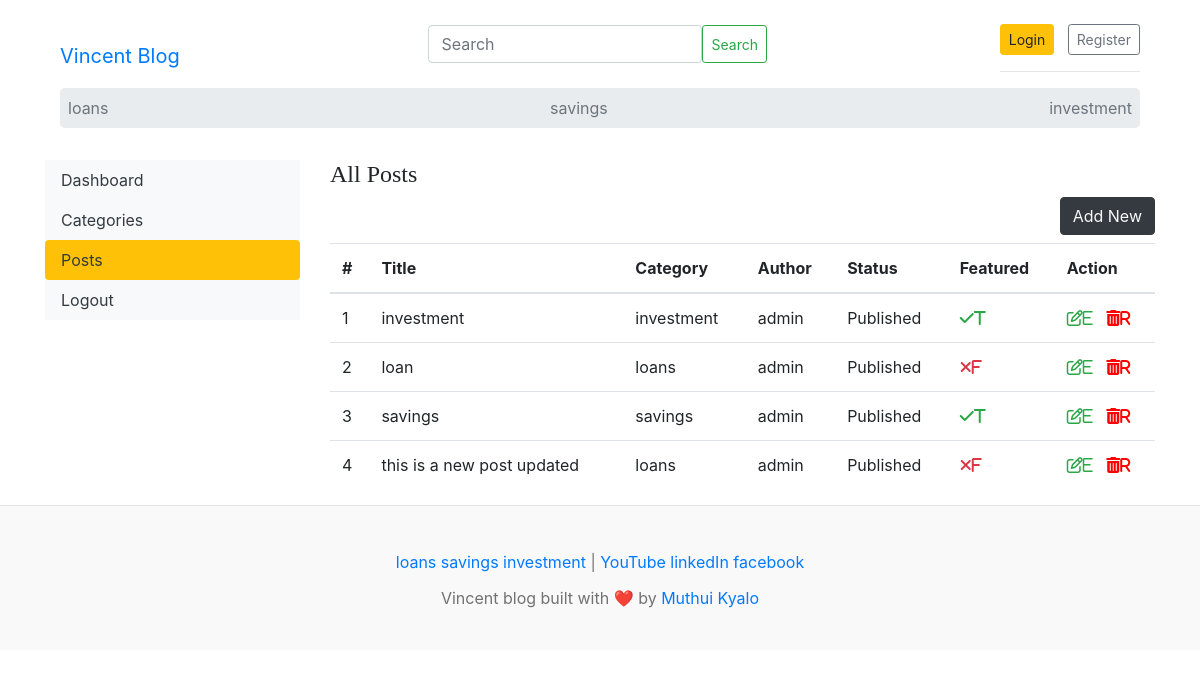
The app's page /dashboard/posts/ with its own data.
### blogs/models.py (models this page shows, shortened)
class Category(models.Model):
    category_name = models.CharField(max_length=255, unique=True)
    created_at = models.DateTimeField(auto_now_add=True)
    updated_at = models.DateTimeField(auto_now=True)
    class Meta:
        verbose_name_plural = 'categories'
    def __str__(self):
        return self.category_name

class Blog(models.Model):
    title = models.CharField(max_length=255)
    slug = models.SlugField(max_length=255, unique=True, blank=True)
    category = models.ForeignKey(Category, on_delete=models.CASCADE)
    author = models.ForeignKey(User, on_delete=models.CASCADE)
    featured_image = models.ImageField(upload_to='uploads/%Y/%m/%d')
    short_description = RichTextField(null=True, blank=True)
    blog_body = RichTextField(null=True, blank=True)
    status = models.CharField(max_length=255, choices=STATUS_CHOICES, default=0)
    is_featured = models.BooleanField(default=False)
    created_at = models.DateTimeField(auto_now_add=True)
    updated_at = models.DateTimeField(auto_now=True)

class SocialLink(models.Model):
    platform = models.CharField(max_length=255)
    link = models.URLField(max_length=255)
    created_at = models.DateTimeField(auto_now_add=True)
    updated_at = models.DateTimeField(auto_now=True)

### dashboards/views.py (the view)
# urls.py: path('posts/', views.posts, name='posts'),
def posts(request):
    posts = Blog.objects.all()
    context = {
        'posts': posts
    }
    return render(request, 'dashboard/posts.html', context)

### blogs/context_processors.py (called while the page is built)
def get_categories(request):
    categories = Category.objects.all()
    return dict(categories=categories)

def get_social_links(request):
    social_links = SocialLink.objects.all()
    return dict(social_links=social_links)

### templates/dashboard/posts.html
{% extends 'base.html'%}
{% block content%}
<div class="row">
    {% include 'dashboard/sidebar.html'%}
    <div class="col-md-9">
        <h4>All Posts</h4>
        <a href="{% url 'add_post'%}" class="btn btn-dark text-light float-right mb-2">Add New</a>
        <table class="table table-hover">
            <thead>
                <tr>
                    <th>#</th>
                    <th>Title</th>
                    <th>Category</th>
                    <th>Author</th>
                    <th>Status</th>
                    <th>Featured</th>
                    <th>Action</th>
                </tr>
            </thead>
            <tbody>
                {% for post in posts%}
                <tr>
                    <td>{{ forloop.counter}}</td>
                    <td>{{ post.title}}</td>
                    <td>{{ post.category}}</td>
                    <td>{{ post.author}}</td>
                    <td>{{ post.status}}</td>
                    <td>{% if post.is_featured%} <i class="fa fa-check text-success">T</i> {% else%} <i class="fa fa-times text-danger">F</i> {% endif%}</td>
                    <td>
                        <a href="{% url 'edit_post' post.id%}"><i class="fa fa-edit text-success">E</i></a> &nbsp;
                        <a href="{% url 'delete_post' post.id%}"><i class='fas fa-trash-alt' style="color: red;">R</i></a>
                    </td>
                </tr>
                {% endfor%}
            </tbody>
        </table>
    </div>
</div>
{% endblock%}

### templates/base.html (shortened to what this page needs)
{% load static%}
<!DOCTYPE html>
<html lang="en">
    <head>
    <link href="https://getbootstrap.com/docs/4.0/dist/css/bootstrap.min.css" rel="stylesheet">
    <link href="{% static 'css/blog.css'%}" rel="stylesheet">
    </head>
    <body>
        <div class="container">
            <heade class="">
                <div class="">
                    <nav class=" navbar bg-body-tertiary">
                        <div class="container-fluid">
                          <a href="/" class="navbar-brand mt-4">Vincent Blog</a>
                          <form class="d-flex" role="search" action="{% url 'search'%}" method="GET">
                            <input class="form-control me-2" type="search" placeholder="Search" aria-label="Search"  name="keyword" value="{{ keyword}}" >
                            <button class="btn btn-outline-success btn-sm" type="submit">Search</button>
                          </form>
                          <div class=" mt-4">
                            {% if not user.is_authenticated%}
                            <a class="btn btn-sm btn-warning" href="{% url 'login'%}">Login</a> &nbsp;
                            <a class="btn btn-sm btn-outline-secondary" href="{% url 'register'%}">Register</a>
                            {% else%}
                            <span><a href="{% url 'dashboard'%}">Dashboard</a></span>
                            &emsp;
                            <span> <a href="{% url 'logout'%}">Logout</a> </span>
                            {% endif%}
                            <hr>
                        </div>
                        </div>
                    </nav>
                </div>
            <div class="container">
                <nav class="jumbotron p-0 navbar d-flex justify-content-between">
                    {% for category in categories%}
                    <a class="p-2 text-muted" href="{% url 'posts_by_category' category.id%}">{{ category.category_name}}</a>
                    {% endfor%}
                </nav>
            </div>
            {% block content%}
            {% endblock%}
        </div>
        <footer class="blog-footer">
            <div class="nav-scroller py-1 mb-2">
                <div class=" me-2">
                    {% for category in categories%}
                    <a href="{% url 'posts_by_category' category.id%}">{{ category.category_name}}</a>
                    {% endfor%} |
                    {% if social_links%}
                        {% for i in social_links%}
                        <a href="{{ i.link}}" target="_blank">{{ i.platform}}</a>
                        {% endfor%}
                    {% endif%}
                </div>
            </div>
            <p>Vincent blog built with ❤️ by <a href="#">Muthui Kyalo</a></p>
        </footer>
    </body>
</html>

### ksg/static/css/blog.css (style rules this page uses)
h1, h2, h3, h4, h5, h6 { font-family: "Playfair Display", Georgia, "Times New Roman", serif; }
.blog-footer { padding: 2.5rem 0; color: #727272; text-align: center; background-color: #f9f9f9; border-top: .05rem solid #e5e5e5; }
.blog-footer p:last-child { margin-bottom: 0; }
.navbar { padding: 0 0 0 0; }

### records on screen
Category: category_name "loans"
Category: category_name "savings"
Category: category_name "investment"
Blog: title "investment", category "investment", author "admin", status "Published", is_featured "T"
Blog: title "loan", category "loans", author "admin", status "Published", is_featured "F"
Blog: title "savings", category "savings", author "admin", status "Published", is_featured "T"
Blog: title "this is a new post updated", category "loans", author "admin", status "Published", is_featured "F"
SocialLink: platform "YouTube"
SocialLink: platform "linkedIn"
SocialLink: platform "facebook"
